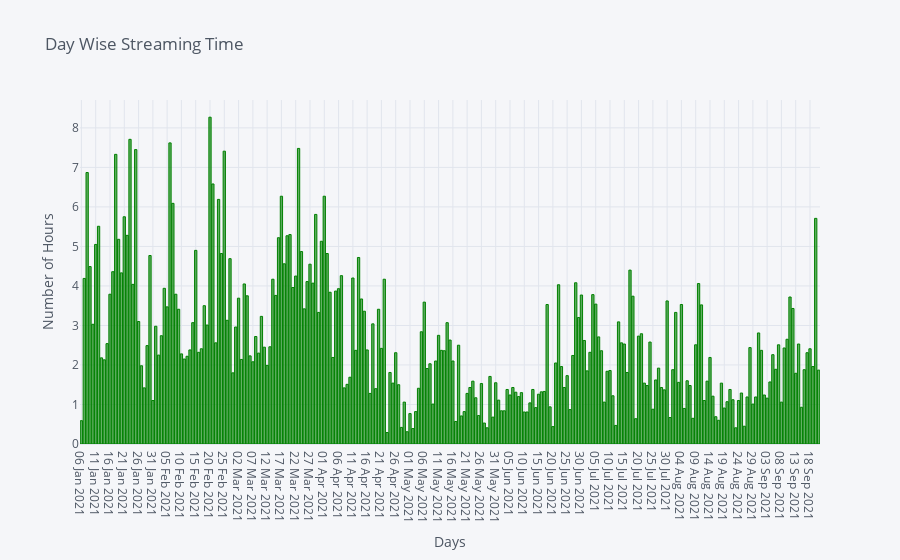

Notebook cell for this chart:
### Code cell
#Making a barplot showing Day Wise Streaming Time and that date
day_wise_sorted.iplot(kind = 'bar', color='green', x= 'Date', y='Hours Played',
title='Day Wise Streaming Time', yTitle = 'Number of Hours', xTitle = 'Days')

### Figure 1 — Plotly figure (JSON) as saved in the notebook; plotly's stock layout.template omitted (floating-point values rounded to 4 significant figures; data arrays with more than 128 entries replaced by an {"elided": "..."} marker saying what was removed)
{"data": [{"marker": {"color": "rgba(0, 128, 0, 0.6)", "line": {"color": "rgba(0, 128, 0, 1.0)", "width": 1}}, "name": "Hours Played", "orientation": "v", "text": "", "type": "bar", "x": {"elided": "259 str values"}, "y": {"elided": "259 float values"}}], "layout": {"legend": {"bgcolor": "#F5F6F9", "font": {"color": "#4D5663"}}, "paper_bgcolor": "#F5F6F9", "plot_bgcolor": "#F5F6F9", "title": {"font": {"color": "#4D5663"}, "text": "Day Wise Streaming Time"}, "xaxis": {"gridcolor": "#E1E5ED", "showgrid": true, "tickfont": {"color": "#4D5663"}, "title": {"font": {"color": "#4D5663"}, "text": "Days"}, "zerolinecolor": "#E1E5ED"}, "yaxis": {"gridcolor": "#E1E5ED", "showgrid": true, "tickfont": {"color": "#4D5663"}, "title": {"font": {"color": "#4D5663"}, "text": "Number of Hours"}, "zerolinecolor": "#E1E5ED"}}}
